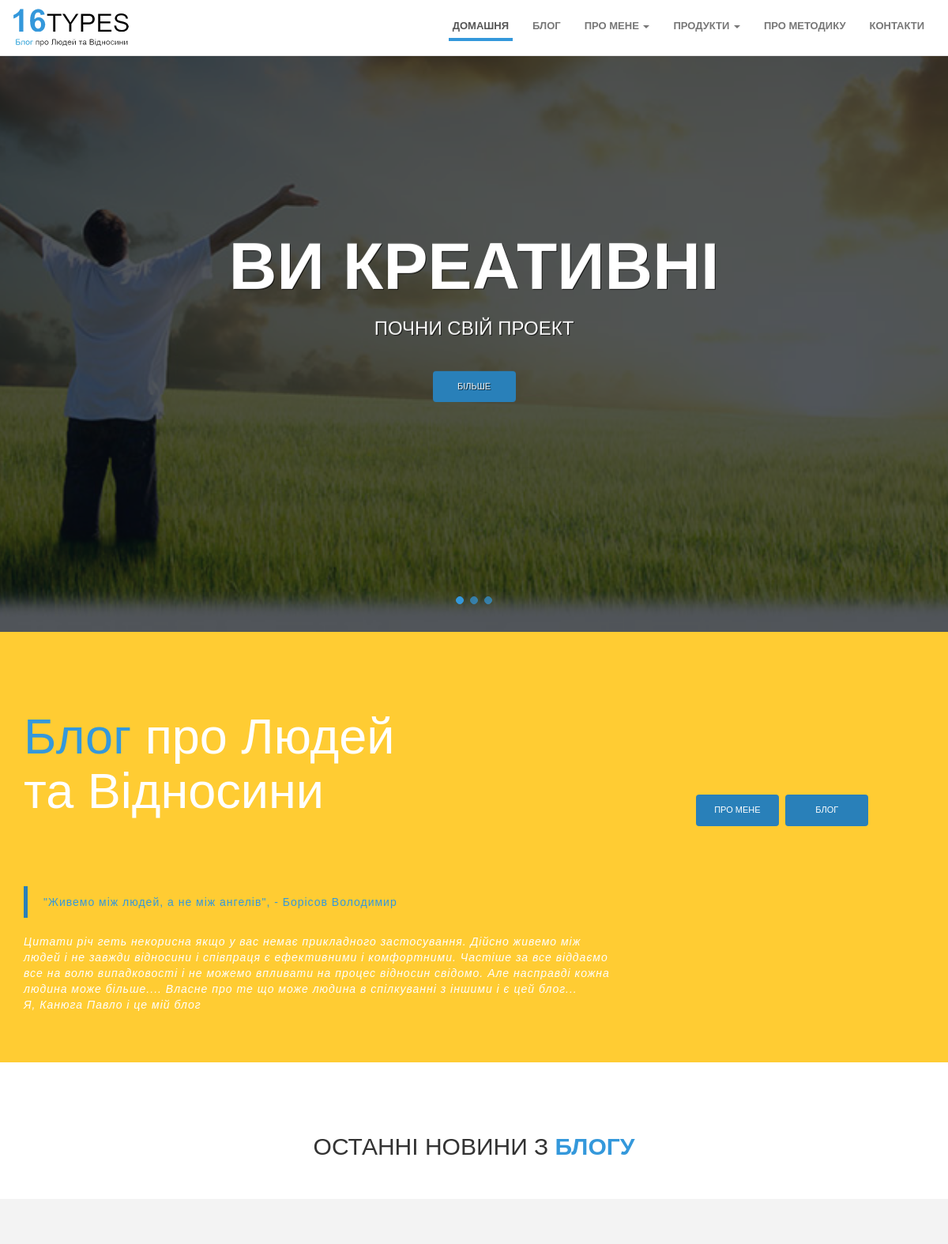
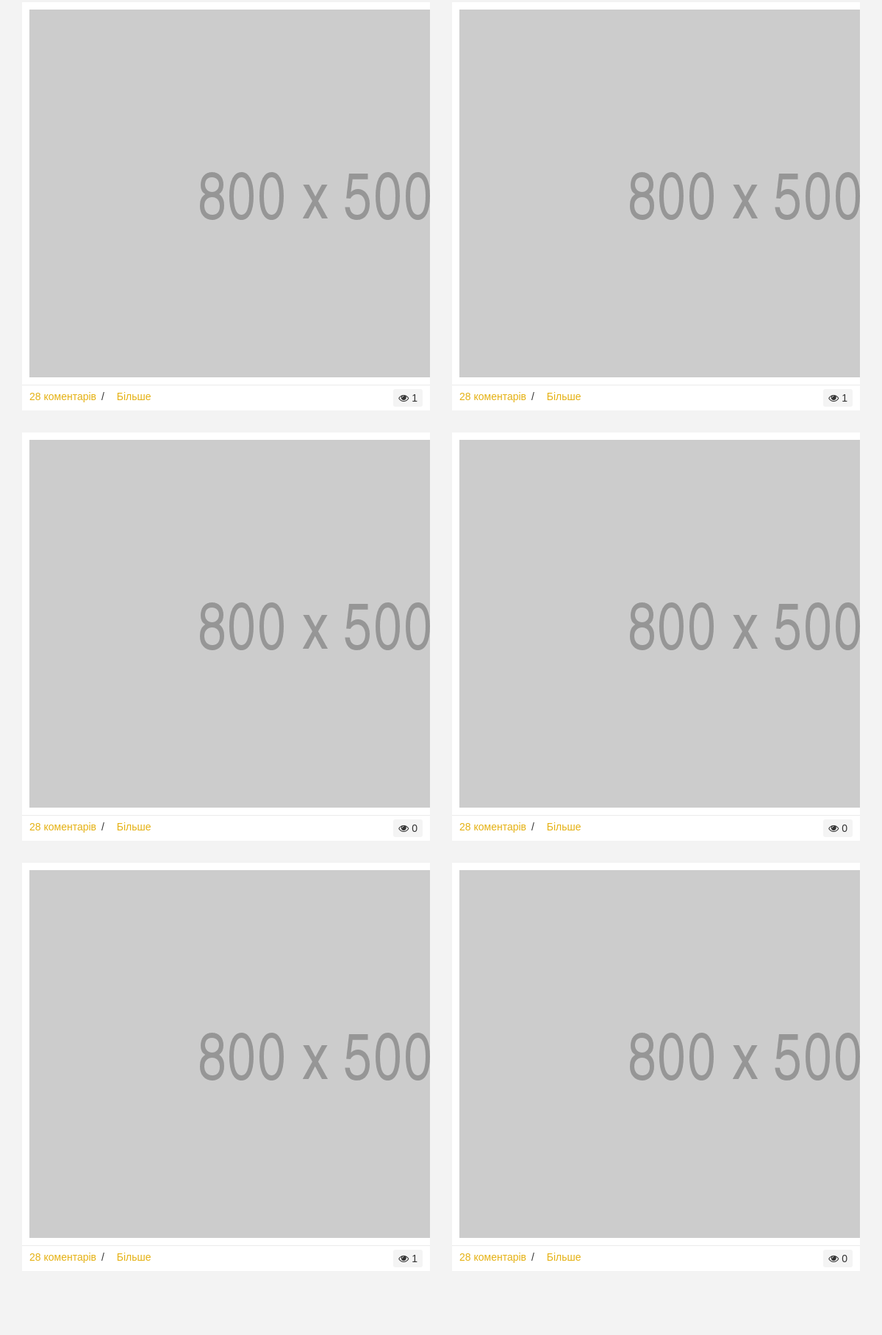
The page / (upper part) on the database its author committed (2 pictures, top to bottom).
### blog/models.py (models this page shows, shortened)
class PostModel(models.Model):
    objects = models.Manager()
    title = models.CharField(max_length=200, verbose_name='Post title')
    body = models.TextField(max_length=5000, verbose_name='Post Text')
    likes = models.IntegerField(default=0, verbose_name='Post likes')
    views = models.IntegerField(default=0, verbose_name='Post views')
    createTime = models.DateTimeField(blank=True,verbose_name='Post create time')
    image = models.ImageField(upload_to='images',verbose_name='Post image')
    class Meta:
        verbose_name = "Post"
        verbose_name_plural = "Posts"

### homePage/views.py (the view)
# urls.py: url(r'^$', homePage, name='homePage'),
def homePage(request):
    posts = PostModel.objects.annotate(Count('postcommentmodel')).order_by('-createTime')[:6]
    context = {'MY_DATE_FORMAT': settings.MY_DATE_FORMAT,
    		'posts':posts}
    return render(request, 'homePage.html', context)

### templatetags/dateFormat.py (called while the page is built)
@register.simple_tag(takes_context=True)
def active_url(context, url):
    try:
        pattern = '^%s$' % reverse(url)
    except NoReverseMatch:
        pattern = url
    path = context['request'].path
    return "class=active" if re.search(pattern, path) else ''

### homePage/templates/homePage.html (shortened to what this page needs)
{% extends 'main.html' %}
{% load imagefit %}
{% load dateFormat %}
{% block content %}
    <div class="carousel fade-carousel slide" data-ride="carousel" data-interval="4000" id="bs-carousel">
        <ol class="carousel-indicators">
            <li data-target="#bs-carousel" data-slide-to="0" class="active"></li>
            <li data-target="#bs-carousel" data-slide-to="1"></li>
            <li data-target="#bs-carousel" data-slide-to="2"></li>
        </ol>
        <div class="carousel-inner">
            <div class="item slides active">
                <div class="overlay"></div>
                <div class="hero">
                    <h1>Ви креативні</h1>
                    <h3>Почни свій проект</h3>
                    <a href="{% url 'courses'%}" class="butn">Більше</a>
                </div>
            </div>
        </div>
    </div>
    <header class="jumbotron">
        <div class="container">
            <div class="row">
                <div class='col-sm-8'>
                    <h1>
                        <span class="highlight">Блог</span>
                        про Людей
                        <br>та Відносини</h1>
                    <p style="padding:15px;"></p>
                    <blockquote>
                        <p>"Живемо між людей, а не між ангелів", - Борісов Володимир</p>
                    </blockquote>
                    <p>
                        <em>Цитати річ геть некорисна якщо у вас немає прикладного застосування.
                        Дійсно живемо між людей і не завжди відносини і співпраця є ефективними і комфортними.
                        Частіше за все віддаємо все на волю випадковості і не можемо впливати на процес відносин свідомо.
                        Але насправді кожна людина може більше....
                        Власне про те що може людина в спілкуванні з іншими і є цей блог...
                        <br>Я, Канюга Павло і це мій блог</em></p>
                </div>
                <div class='col-sm-4'>
                    <div class="buttons">
                        <a class="butn" href="{% url 'aboutMe'%}">Про мене</a>
                        <a class="butn" href="{% url 'blog'%}">Блог</a>
                    </div>
                </div>
            </div>
        </div>
    </header>
    <div id="home-blog">
        <div class="container">
            <div class="section-header">
                <h2>Останні новини з<span class="highlight"><strong> Блогу</strong></span></h2>
            </div>
        </div>
        <div id="blog-post" class="gray-bg">
            <div class="container">
                <div class="row">
                    <div class="col-md-6">
                        {%for post in posts|slice:":3"%}
                        <div class="post-wrap">
                            <div class="media post">
                                <div class="media-left">
                                    <a href="{% url 'post' postName=post.title%}">
                                      <img class="media-object" src="{{post.image.path|resize:'120x150,crop'}}" alt="...">
                                    </a>
                                </div>
                            </div>
                            <div class="post-meta">
                                <ul class="list-inline metas pull-left">
                                    <li class="comments"><a href="{% url 'post' postName=post.title%}">{{post.postcommentmodel__count}} коментарів</a></li>
                                    <li class="more"><a href="{% url 'post' postName=post.title%}">Більше</a></li>
                                </ul>
                                <ul class="list-inline meta-detail pull-right">
                                    <li class="views"><i class="fa fa-eye"></i> {{post.views}}</li>
                                </ul>
                            </div>
                        </div>
                        {%endfor%}
                    </div>
                    <div class="col-md-6">
                        {%for post in posts|slice:"3:6"%}
                        <div class="post-wrap">
                            <div class="media post">
                                <div class="media-left">
                                    <a href="{% url 'post' postName=post.title%}">
                                      <img class="media-object" src="{{post.image.path|resize:'120x150,crop'}}" alt="...">
                                    </a>
                                </div>
                            </div>
                            <div class="post-meta">
                                <ul class="list-inline metas pull-left">
                                    <li class="comments"><a href="{% url 'post' postName=post.title%}">{{post.postcommentmodel__count}} коментарів</a></li>
                                    <li class="more"><a href="{% url 'post' postName=post.title%}">Більше</a></li>
                                </ul>
                                <ul class="list-inline meta-detail pull-right">
                                    <li class="views"><i class="fa fa-eye"></i> {{post.views}}</li>
                                </ul>
                            </div>
                        </div>
                        {%endfor%}
                    </div>
                </div>
            </div>
        </div>
    </div>
{% endblock %}

### static/css/mystyles.css (style rules this page uses)
body { font-family: "Arial", sans-serif; }
.highlight { color: #3498db; }
a { color: inherit; -webkit-transition: all 0.5s; -moz-transition: all 0.5s; -ms-transition: all 0.5s; -o-transition: all 0.5s; transition: all 0.5s; }
.fade-carousel { position: relative; height: 100vh; }
.fade-carousel .carousel-inner .item { height: 100vh; }
.fade-carousel .carousel-indicators > li, .fade-carousel-2 .carousel-indicators > li { margin: 0 2px; background-color: #3498db; border-color: #3498db; opacity: .7; }
.fade-carousel .carousel-indicators > li.active, .fade-carousel-2 .carousel-indicators > li.active { width: 10px; height: 10px; opacity: 1; }
.hero { position: absolute; top: 50%; left: 50%; z-index: 3; color: #fff; text-align: center; text-transform: uppercase; text-shadow: 1px 1px 0 rgba(0,0,0,.75); -webkit-transform: translate3d(-50%,-50%,0); -moz-transform: translate3d(-50%,-50%,0); -ms-transform: translate3d(-50%,-50%,0); -o-transform: translate3d(-50%,-50%,0); transform: translate3d(-50%,-50%,0); }
.hero h1 { font-size: 6em; font-weight: bold; margin: 0; padding: 0; }
.fade-carousel .carousel-inner .item .hero, .fade-carousel-2 .carousel-inner .item .hero { opacity: 0; -webkit-transition: 2s all ease-in-out .1s; -moz-transition: 2s all ease-in-out .1s; -ms-transition: 2s all ease-in-out .1s; -o-transition: 2s all ease-in-out .1s; transition: 2s all ease-in-out .1s; }
.fade-carousel .carousel-inner .item.active .hero, .fade-carousel-2 .carousel-inner .item.active .hero { opacity: 1; -webkit-transition: 2s all ease-in-out .1s; -moz-transition: 2s all ease-in-out .1s; -ms-transition: 2s all ease-in-out .1s; -o-transition: 2s all ease-in-out .1s; transition: 2s all ease-in-out .1s; }
.overlay { position: absolute; width: 100%; height: 100%; z-index: 2; background-color: #080d15; opacity: .7; }
.carousel .butn { margin-top: 30px; }
.jumbotron { font-size: 30px; background: #ffcc33; color:#fff; }
.jumbotron h1 { padding: 30px 0; }
.jumbotron p { font-size: 14px; letter-spacing: 1px }
.jumbotron blockquote { color: #3498db; border-left: 5px solid #2980b9; }
.jumbotron .buttons { margin-top: 150px; text-align: center; }
a.butn { width: 105px; font-size: 11px; text-transform: uppercase; padding: 12px 13px; display: inline-block; background: #2980b9; text-decoration: none; color: #fff; border-radius: 4px; -webkit-transition: all 0.5s; -moz-transition: all 0.5s; -ms-transition: all 0.5s; -o-transition: all 0.5s; transition: all 0.5s;; }
.gray-bg { background-color: #f3f3f3; }
.section-header { padding: 40px 0; text-align: center; }
.section-header h2 { text-transform: uppercase; }
#blog-post { padding: 60px 0; }
.post-wrap { position: relative; }
.media.post { background: #fff; padding: 10px; }
.post-wrap { position: relative; margin-bottom: 30px; -webkit-transition: all 0.5s; -moz-transition: all 0.5s; -ms-transition: all 0.5s; -o-transition: all 0.5s; transition: all 0.5s; }
.post-meta { border-top: 1px solid #ebebeb; background-color: #ffffff; padding: 5px 10px; height: auto; position: relative; min-height: 35px; }
ul.metas li:after { content: ' / '; margin-right: 3px; margin-left: 3px; }
ul.metas li:last-child:after { content: ' '; }
ul.metas li a { color: #e5b112; }
.meta-detail { background: #f4f4f4; border-radius: 3px; padding: 2px; }

### static/css/media.css (style rules this page uses)
@media only screen and (min-width : 992px) { .hero { width: 980px; } }

### rows shown on the page
PostModel: image.path|resize (picture), postcommentmodel__count "28", views "1"
PostModel: image.path|resize (picture), postcommentmodel__count "28", views "0"
PostModel: image.path|resize (picture), postcommentmodel__count "28", views "1"
PostModel: image.path|resize (picture), postcommentmodel__count "28", views "1"
PostModel: image.path|resize (picture), postcommentmodel__count "28", views "0"
PostModel: image.path|resize (picture), postcommentmodel__count "28", views "0"
